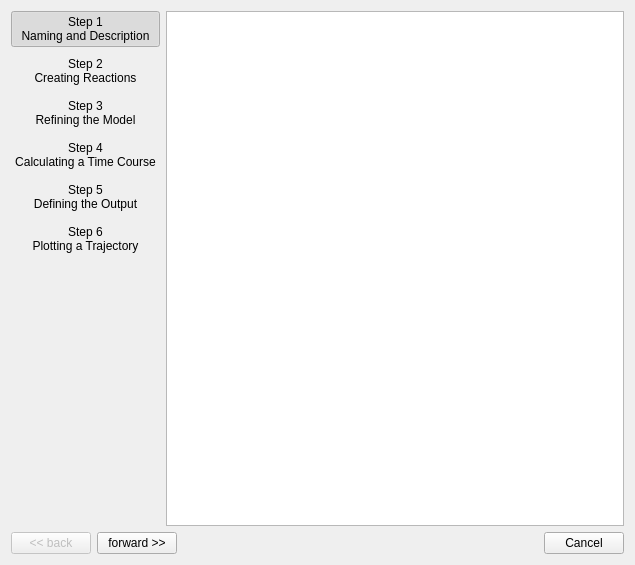
<ui version="4.0" >
<comment> Begin CVS Header </comment>
<comment>   $Source: /fs/turing/cvs/copasi_dev/copasi/wizard/wizard.ui,v $ </comment>
<comment>   $Revision: 1.8 $ </comment>
<comment>   $Name: Build-33 $ </comment>
<comment>   $Author: shoops $ </comment>
<comment>   $Date: 2010/07/16 19:06:34 $ </comment>
<comment> End CVS Header </comment>

<comment> Copyright (C) 2010 by Pedro Mendes, Virginia Tech Intellectual </comment>
<comment> Properties, Inc., University of Heidelberg, and The University </comment>
<comment> of Manchester. </comment>
<comment> All rights reserved. </comment>

 <comment> All rights reserved. </comment>
 <class>WizardDialog</class>
 <widget class="QDialog" name="WizardDialog" >
  <property name="geometry" >
   <rect>
    <x>0</x>
    <y>0</y>
    <width>635</width>
    <height>565</height>
   </rect>
  </property>
  <property name="windowTitle" >
   <string>Tutorial</string>
  </property>
  <property name="modal" >
   <bool>false</bool>
  </property>
  <layout class="QGridLayout" name="gridLayout" >
   <item row="0" column="0" >
    <widget class="QPushButton" name="button1" >
     <property name="enabled" >
      <bool>true</bool>
     </property>
     <property name="sizePolicy" >
      <sizepolicy vsizetype="Preferred" hsizetype="Preferred" >
       <horstretch>0</horstretch>
       <verstretch>0</verstretch>
      </sizepolicy>
     </property>
     <property name="focusPolicy" >
      <enum>Qt::NoFocus</enum>
     </property>
     <property name="text" >
      <string>Step 1
Naming and Description</string>
     </property>
     <property name="checkable" >
      <bool>true</bool>
     </property>
     <property name="checked" >
      <bool>true</bool>
     </property>
     <property name="autoDefault" >
      <bool>false</bool>
     </property>
     <property name="default" >
      <bool>false</bool>
     </property>
     <property name="flat" >
      <bool>true</bool>
     </property>
     <property name="buttonGroupId" stdset="0" >
      <number>0</number>
     </property>
    </widget>
   </item>
   <item rowspan="7" row="0" column="1" >
    <widget class="QTextBrowser" name="textBrowser" />
   </item>
   <item row="1" column="0" >
    <widget class="QPushButton" name="button2" >
     <property name="sizePolicy" >
      <sizepolicy vsizetype="Preferred" hsizetype="Preferred" >
       <horstretch>0</horstretch>
       <verstretch>0</verstretch>
      </sizepolicy>
     </property>
     <property name="text" >
      <string>Step 2
Creating Reactions</string>
     </property>
     <property name="checkable" >
      <bool>true</bool>
     </property>
     <property name="autoDefault" >
      <bool>false</bool>
     </property>
     <property name="flat" >
      <bool>true</bool>
     </property>
     <property name="buttonGroupId" stdset="0" >
      <number>1</number>
     </property>
    </widget>
   </item>
   <item row="2" column="0" >
    <widget class="QPushButton" name="button3" >
     <property name="sizePolicy" >
      <sizepolicy vsizetype="Preferred" hsizetype="Preferred" >
       <horstretch>0</horstretch>
       <verstretch>0</verstretch>
      </sizepolicy>
     </property>
     <property name="text" >
      <string>Step 3
Refining the Model</string>
     </property>
     <property name="checkable" >
      <bool>true</bool>
     </property>
     <property name="autoDefault" >
      <bool>false</bool>
     </property>
     <property name="flat" >
      <bool>true</bool>
     </property>
     <property name="buttonGroupId" stdset="0" >
      <number>2</number>
     </property>
    </widget>
   </item>
   <item row="3" column="0" >
    <widget class="QPushButton" name="button4" >
     <property name="sizePolicy" >
      <sizepolicy vsizetype="Preferred" hsizetype="Preferred" >
       <horstretch>0</horstretch>
       <verstretch>0</verstretch>
      </sizepolicy>
     </property>
     <property name="text" >
      <string>Step 4
Calculating a Time Course</string>
     </property>
     <property name="checkable" >
      <bool>true</bool>
     </property>
     <property name="autoDefault" >
      <bool>false</bool>
     </property>
     <property name="flat" >
      <bool>true</bool>
     </property>
     <property name="buttonGroupId" stdset="0" >
      <number>3</number>
     </property>
    </widget>
   </item>
   <item row="4" column="0" >
    <widget class="QPushButton" name="button5" >
     <property name="sizePolicy" >
      <sizepolicy vsizetype="Preferred" hsizetype="Preferred" >
       <horstretch>0</horstretch>
       <verstretch>0</verstretch>
      </sizepolicy>
     </property>
     <property name="text" >
      <string>Step 5
Defining the Output</string>
     </property>
     <property name="checkable" >
      <bool>true</bool>
     </property>
     <property name="autoDefault" >
      <bool>false</bool>
     </property>
     <property name="flat" >
      <bool>true</bool>
     </property>
     <property name="buttonGroupId" stdset="0" >
      <number>4</number>
     </property>
    </widget>
   </item>
   <item row="5" column="0" >
    <widget class="QPushButton" name="button6" >
     <property name="sizePolicy" >
      <sizepolicy vsizetype="Preferred" hsizetype="Preferred" >
       <horstretch>0</horstretch>
       <verstretch>0</verstretch>
      </sizepolicy>
     </property>
     <property name="text" >
      <string>Step 6
Plotting a Trajectory</string>
     </property>
     <property name="checkable" >
      <bool>true</bool>
     </property>
     <property name="autoDefault" >
      <bool>false</bool>
     </property>
     <property name="flat" >
      <bool>true</bool>
     </property>
     <property name="buttonGroupId" stdset="0" >
      <number>5</number>
     </property>
    </widget>
   </item>
   <item row="6" column="0" >
    <spacer name="verticalSpacer" >
     <property name="orientation" >
      <enum>Qt::Vertical</enum>
     </property>
     <property name="sizeHint" stdset="0" >
      <size>
       <width>20</width>
       <height>40</height>
      </size>
     </property>
    </spacer>
   </item>
   <item row="7" column="0" colspan="2" >
    <layout class="QHBoxLayout" >
     <item>
      <widget class="QPushButton" name="backButton" >
       <property name="enabled" >
        <bool>false</bool>
       </property>
       <property name="text" >
        <string>&lt;&lt; back</string>
       </property>
       <property name="autoDefault" >
        <bool>false</bool>
       </property>
      </widget>
     </item>
     <item>
      <widget class="QPushButton" name="forwardButton" >
       <property name="text" >
        <string>forward >></string>
       </property>
       <property name="autoDefault" >
        <bool>false</bool>
       </property>
      </widget>
     </item>
     <item>
      <spacer name="spacer1" >
       <property name="orientation" >
        <enum>Qt::Horizontal</enum>
       </property>
       <property name="sizeType" >
        <enum>QSizePolicy::Expanding</enum>
       </property>
       <property name="sizeHint" stdset="0" >
        <size>
         <width>310</width>
         <height>20</height>
        </size>
       </property>
      </spacer>
     </item>
     <item>
      <widget class="QPushButton" name="cancelButton" >
       <property name="text" >
        <string>Cancel</string>
       </property>
       <property name="autoDefault" >
        <bool>false</bool>
       </property>
      </widget>
     </item>
    </layout>
   </item>
  </layout>
 </widget>
 <layoutdefault spacing="6" margin="11" />
 <pixmapfunction>qPixmapFromMimeSource</pixmapfunction>
 <resources/>
 <connections>
  <connection>
   <sender>forwardButton</sender>
   <signal>clicked()</signal>
   <receiver>WizardDialog</receiver>
   <slot>forwardButton_clicked()</slot>
   <hints>
    <hint type="sourcelabel" >
     <x>20</x>
     <y>20</y>
    </hint>
    <hint type="destinationlabel" >
     <x>20</x>
     <y>20</y>
    </hint>
   </hints>
  </connection>
  <connection>
   <sender>backButton</sender>
   <signal>clicked()</signal>
   <receiver>WizardDialog</receiver>
   <slot>backButton_clicked()</slot>
   <hints>
    <hint type="sourcelabel" >
     <x>20</x>
     <y>20</y>
    </hint>
    <hint type="destinationlabel" >
     <x>20</x>
     <y>20</y>
    </hint>
   </hints>
  </connection>
  <connection>
   <sender>cancelButton</sender>
   <signal>clicked()</signal>
   <receiver>WizardDialog</receiver>
   <slot>close()</slot>
   <hints>
    <hint type="sourcelabel" >
     <x>20</x>
     <y>20</y>
    </hint>
    <hint type="destinationlabel" >
     <x>20</x>
     <y>20</y>
    </hint>
   </hints>
  </connection>
 </connections>
</ui>
